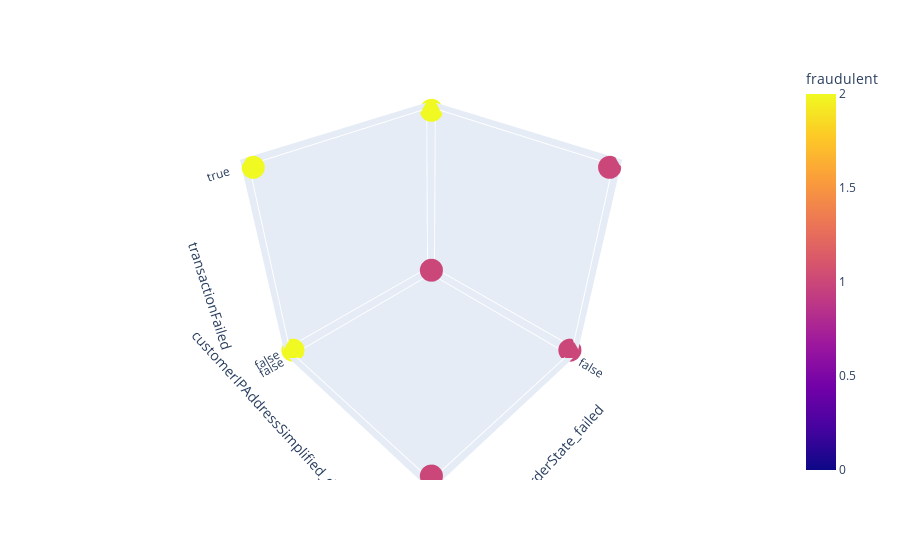

Source (notebook cell):
### Code cell
import plotly.express as px

fig = px.scatter_3d(filter_data, x = "orderState_failed", y = "customerIPAddressSimplified_digits_and_letters", z = "transactionFailed", color = "fraudulent")
fig.show()

### Figure 1 — Plotly figure (JSON) as saved in the notebook; plotly's stock layout.template omitted (floating-point values rounded to 4 significant figures; data arrays with more than 128 entries replaced by an {"elided": "..."} marker saying what was removed)
{"data": [{"hovertemplate": "orderState_failed=%{x}<br>customerIPAddressSimplified_digits_and_letters=%{y}<br>transactionFailed=%{z}<br>fraudulent=%{marker.color}<extra></extra>", "legendgroup": "", "marker": {"color": {"elided": "623 int values"}, "coloraxis": "coloraxis", "symbol": "circle"}, "mode": "markers", "name": "", "scene": "scene", "showlegend": false, "type": "scatter3d", "x": {"elided": "623 bool values"}, "y": {"elided": "623 bool values"}, "z": {"elided": "623 bool values"}}], "layout": {"coloraxis": {"colorbar": {"title": {"text": "fraudulent"}}, "colorscale": [[0, "#0d0887"], [0.1111, "#46039f"], [0.2222, "#7201a8"], [0.3333, "#9c179e"], [0.4444, "#bd3786"], [0.5556, "#d8576b"], [0.6667, "#ed7953"], [0.7778, "#fb9f3a"], [0.8889, "#fdca26"], [1, "#f0f921"]]}, "legend": {"tracegroupgap": 0}, "margin": {"t": 60}, "scene": {"domain": {"x": [0, 1], "y": [0, 1]}, "xaxis": {"title": {"text": "orderState_failed"}}, "yaxis": {"title": {"text": "customerIPAddressSimplified_digits_and_letters"}}, "zaxis": {"title": {"text": "transactionFailed"}}}}}
